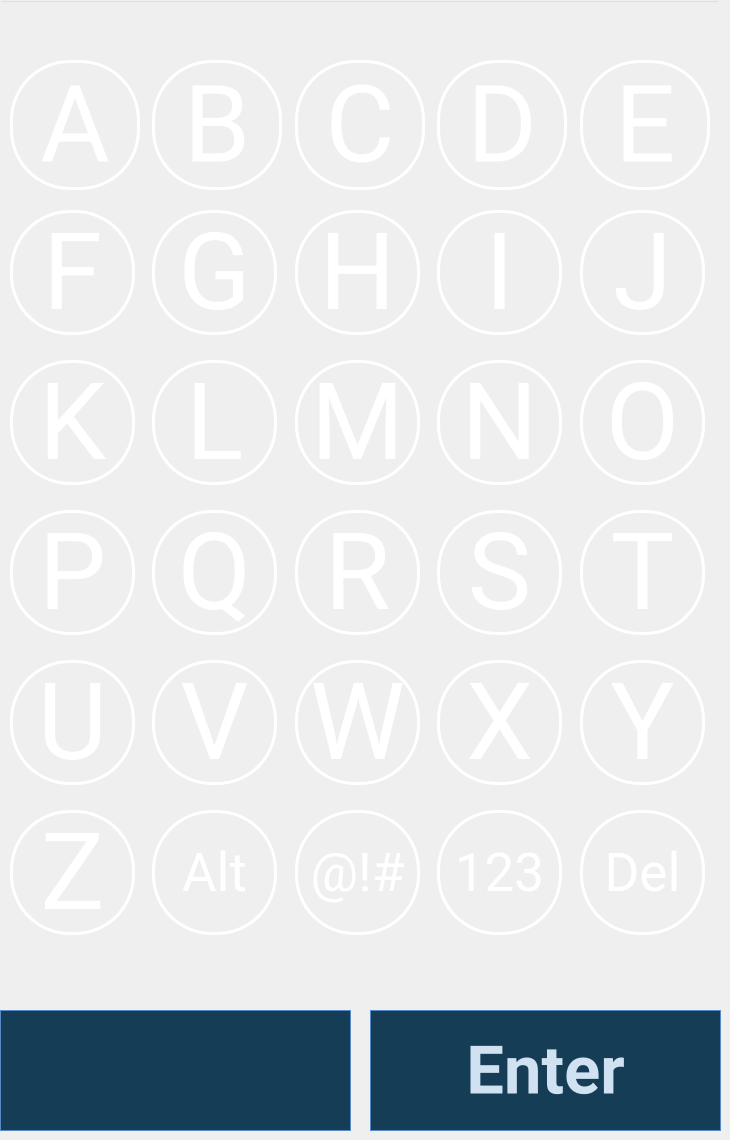
   <widget class="QWidget" name="pageAlphaUpperCase">
    <property name="font">
     <font>
      <family>Roboto</family>
     </font>
    </property>
    <widget class="QPushButton" name="buttonUpperK">
     <property name="geometry">
      <rect>
       <x>10</x>
       <y>360</y>
       <width>125</width>
       <height>125</height>
      </rect>
     </property>
     <property name="sizePolicy">
      <sizepolicy hsizetype="Fixed" vsizetype="Fixed">
       <horstretch>0</horstretch>
       <verstretch>0</verstretch>
      </sizepolicy>
     </property>
     <property name="font">
      <font>
       <family>Roboto</family>
       <pointsize>80</pointsize>
      </font>
     </property>
     <property name="styleSheet">
      <string notr="true">border: 3px solid rgb(255, 255, 255);
border-radius: 60%;
background-color: rgb(255, 255, 255,0);
color: rgb(255, 255, 255)</string>
     </property>
     <property name="text">
      <string>K</string>
     </property>
     <property name="iconSize">
      <size>
       <width>16</width>
       <height>16</height>
      </size>
     </property>
    </widget>
    <widget class="QPushButton" name="buttonUpperX">
     <property name="geometry">
      <rect>
       <x>437</x>
       <y>660</y>
       <width>125</width>
       <height>125</height>
      </rect>
     </property>
     <property name="sizePolicy">
      <sizepolicy hsizetype="Fixed" vsizetype="Fixed">
       <horstretch>0</horstretch>
       <verstretch>0</verstretch>
      </sizepolicy>
     </property>
     <property name="font">
      <font>
       <family>Roboto</family>
       <pointsize>80</pointsize>
      </font>
     </property>
     <property name="styleSheet">
      <string notr="true">border: 3px solid rgb(255, 255, 255);
border-radius: 60%;
background-color: rgb(255, 255, 255,0);
color: rgb(255, 255, 255)</string>
     </property>
     <property name="text">
      <string>X</string>
     </property>
     <property name="iconSize">
      <size>
       <width>16</width>
       <height>16</height>
      </size>
     </property>
    </widget>
    <widget class="QPushButton" name="buttonUpperI">
     <property name="geometry">
      <rect>
       <x>437</x>
       <y>210</y>
       <width>125</width>
       <height>125</height>
      </rect>
     </property>
     <property name="sizePolicy">
      <sizepolicy hsizetype="Fixed" vsizetype="Fixed">
       <horstretch>0</horstretch>
       <verstretch>0</verstretch>
      </sizepolicy>
     </property>
     <property name="font">
      <font>
       <family>Roboto</family>
       <pointsize>80</pointsize>
      </font>
     </property>
     <property name="styleSheet">
      <string notr="true">border: 3px solid rgb(255, 255, 255);
border-radius: 60%;
background-color: rgb(255, 255, 255,0);
color: rgb(255, 255, 255)</string>
     </property>
     <property name="text">
      <string>I</string>
     </property>
     <property name="iconSize">
      <size>
       <width>16</width>
       <height>16</height>
      </size>
     </property>
    </widget>
    <widget class="QPushButton" name="buttonUpperE">
     <property name="geometry">
      <rect>
       <x>580</x>
       <y>60</y>
       <width>130</width>
       <height>130</height>
      </rect>
     </property>
     <property name="sizePolicy">
      <sizepolicy hsizetype="Fixed" vsizetype="Fixed">
       <horstretch>0</horstretch>
       <verstretch>0</verstretch>
      </sizepolicy>
     </property>
     <property name="font">
      <font>
       <family>Roboto</family>
       <pointsize>80</pointsize>
      </font>
     </property>
     <property name="styleSheet">
      <string notr="true">border: 3px solid rgb(255, 255, 255);
border-radius: 60%;
background-color: rgb(255, 255, 255,0);
color: rgb(255, 255, 255)</string>
     </property>
     <property name="text">
      <string>E</string>
     </property>
     <property name="iconSize">
      <size>
       <width>16</width>
       <height>16</height>
      </size>
     </property>
    </widget>
    <widget class="QPushButton" name="buttonUpperV">
     <property name="geometry">
      <rect>
       <x>152</x>
       <y>660</y>
       <width>125</width>
       <height>125</height>
      </rect>
     </property>
     <property name="sizePolicy">
      <sizepolicy hsizetype="Fixed" vsizetype="Fixed">
       <horstretch>0</horstretch>
       <verstretch>0</verstretch>
      </sizepolicy>
     </property>
     <property name="font">
      <font>
       <family>Roboto</family>
       <pointsize>80</pointsize>
      </font>
     </property>
     <property name="styleSheet">
      <string notr="true">border: 3px solid rgb(255, 255, 255);
border-radius: 60%;
background-color: rgb(255, 255, 255,0);
color: rgb(255, 255, 255)</string>
     </property>
     <property name="text">
      <string>V</string>
     </property>
     <property name="iconSize">
      <size>
       <width>16</width>
       <height>16</height>
      </size>
     </property>
    </widget>
    <widget class="QPushButton" name="buttonUpperG">
     <property name="geometry">
      <rect>
       <x>152</x>
       <y>210</y>
       <width>125</width>
       <height>125</height>
      </rect>
     </property>
     <property name="sizePolicy">
      <sizepolicy hsizetype="Fixed" vsizetype="Fixed">
       <horstretch>0</horstretch>
       <verstretch>0</verstretch>
      </sizepolicy>
     </property>
     <property name="font">
      <font>
       <family>Roboto</family>
       <pointsize>80</pointsize>
      </font>
     </property>
     <property name="styleSheet">
      <string notr="true">border: 3px solid rgb(255, 255, 255);
border-radius: 60%;
background-color: rgb(255, 255, 255,0);
color: rgb(255, 255, 255)</string>
     </property>
     <property name="text">
      <string>G</string>
     </property>
     <property name="iconSize">
      <size>
       <width>16</width>
       <height>16</height>
      </size>
     </property>
    </widget>
    <widget class="QPushButton" name="buttonUpperNumeric">
     <property name="geometry">
      <rect>
       <x>437</x>
       <y>810</y>
       <width>125</width>
       <height>125</height>
      </rect>
     </property>
     <property name="sizePolicy">
      <sizepolicy hsizetype="Fixed" vsizetype="Fixed">
       <horstretch>0</horstretch>
       <verstretch>0</verstretch>
      </sizepolicy>
     </property>
     <property name="font">
      <font>
       <family>Roboto</family>
       <pointsize>40</pointsize>
      </font>
     </property>
     <property name="styleSheet">
      <string notr="true">border: 3px solid rgb(255, 255, 255);
border-radius: 60%;
background-color: rgb(255, 255, 255,0);
color: rgb(255, 255, 255)</string>
     </property>
     <property name="text">
      <string>123</string>
     </property>
     <property name="iconSize">
      <size>
       <width>16</width>
       <height>16</height>
      </size>
     </property>
    </widget>
    <widget class="QPushButton" name="buttonUpperB">
     <property name="geometry">
      <rect>
       <x>152</x>
       <y>60</y>
       <width>130</width>
       <height>130</height>
      </rect>
     </property>
     <property name="sizePolicy">
      <sizepolicy hsizetype="Fixed" vsizetype="Fixed">
       <horstretch>0</horstretch>
       <verstretch>0</verstretch>
      </sizepolicy>
     </property>
     <property name="font">
      <font>
       <family>Roboto</family>
       <pointsize>80</pointsize>
      </font>
     </property>
     <property name="styleSheet">
      <string notr="true">border: 3px solid rgb(255, 255, 255);
border-radius: 60%;
background-color: rgb(255, 255, 255,0);
color: rgb(255, 255, 255)</string>
     </property>
     <property name="text">
      <string>B</string>
     </property>
     <property name="iconSize">
      <size>
       <width>16</width>
       <height>16</height>
      </size>
     </property>
    </widget>
    <widget class="QPushButton" name="buttonUpperS">
     <property name="geometry">
      <rect>
       <x>437</x>
       <y>510</y>
       <width>125</width>
       <height>125</height>
      </rect>
     </property>
     <property name="sizePolicy">
      <sizepolicy hsizetype="Fixed" vsizetype="Fixed">
       <horstretch>0</horstretch>
       <verstretch>0</verstretch>
      </sizepolicy>
     </property>
     <property name="font">
      <font>
       <family>Roboto</family>
       <pointsize>80</pointsize>
      </font>
     </property>
     <property name="styleSheet">
      <string notr="true">border: 3px solid rgb(255, 255, 255);
border-radius: 60%;
background-color: rgb(255, 255, 255,0);
color: rgb(255, 255, 255)</string>
     </property>
     <property name="text">
      <string>S</string>
     </property>
     <property name="iconSize">
      <size>
       <width>16</width>
       <height>16</height>
      </size>
     </property>
    </widget>
    <widget class="QPushButton" name="buttonUpperC">
     <property name="geometry">
      <rect>
       <x>295</x>
       <y>60</y>
       <width>130</width>
       <height>130</height>
      </rect>
     </property>
     <property name="sizePolicy">
      <sizepolicy hsizetype="Fixed" vsizetype="Fixed">
       <horstretch>0</horstretch>
       <verstretch>0</verstretch>
      </sizepolicy>
     </property>
     <property name="font">
      <font>
       <family>Roboto</family>
       <pointsize>80</pointsize>
      </font>
     </property>
     <property name="styleSheet">
      <string notr="true">border: 3px solid rgb(255, 255, 255);
border-radius: 60%;
background-color: rgb(255, 255, 255,0);
color: rgb(255, 255, 255)</string>
     </property>
     <property name="text">
      <string>C</string>
     </property>
     <property name="iconSize">
      <size>
       <width>16</width>
       <height>16</height>
      </size>
     </property>
    </widget>
    <widget class="QPushButton" name="buttonUpperH">
     <property name="geometry">
      <rect>
       <x>295</x>
       <y>210</y>
       <width>125</width>
       <height>125</height>
      </rect>
     </property>
     <property name="sizePolicy">
      <sizepolicy hsizetype="Fixed" vsizetype="Fixed">
       <horstretch>0</horstretch>
       <verstretch>0</verstretch>
      </sizepolicy>
     </property>
     <property name="font">
      <font>
       <family>Roboto</family>
       <pointsize>80</pointsize>
      </font>
     </property>
     <property name="styleSheet">
      <string notr="true">border: 3px solid rgb(255, 255, 255);
border-radius: 60%;
background-color: rgb(255, 255, 255,0);
color: rgb(255, 255, 255)</string>
     </property>
     <property name="text">
      <string>H</string>
     </property>
     <property name="iconSize">
      <size>
       <width>16</width>
       <height>16</height>
      </size>
     </property>
    </widget>
    <widget class="QPushButton" name="buttonUpperO">
     <property name="geometry">
      <rect>
       <x>580</x>
       <y>360</y>
       <width>125</width>
       <height>125</height>
      </rect>
     </property>
     <property name="sizePolicy">
      <sizepolicy hsizetype="Fixed" vsizetype="Fixed">
       <horstretch>0</horstretch>
       <verstretch>0</verstretch>
      </sizepolicy>
     </property>
     <property name="font">
      <font>
       <family>Roboto</family>
       <pointsize>80</pointsize>
      </font>
     </property>
     <property name="styleSheet">
      <string notr="true">border: 3px solid rgb(255, 255, 255);
border-radius: 60%;
background-color: rgb(255, 255, 255,0);
color: rgb(255, 255, 255)</string>
     </property>
     <property name="text">
      <string>O</string>
     </property>
     <property name="iconSize">
      <size>
       <width>16</width>
       <height>16</height>
      </size>
     </property>
    </widget>
    <widget class="QPushButton" name="buttonUpperP">
     <property name="geometry">
      <rect>
       <x>10</x>
       <y>510</y>
       <width>125</width>
       <height>125</height>
      </rect>
     </property>
     <property name="sizePolicy">
      <sizepolicy hsizetype="Fixed" vsizetype="Fixed">
       <horstretch>0</horstretch>
       <verstretch>0</verstretch>
      </sizepolicy>
     </property>
     <property name="font">
      <font>
       <family>Roboto</family>
       <pointsize>80</pointsize>
      </font>
     </property>
     <property name="styleSheet">
      <string notr="true">border: 3px solid rgb(255, 255, 255);
border-radius: 60%;
background-color: rgb(255, 255, 255,0);
color: rgb(255, 255, 255)</string>
     </property>
     <property name="text">
      <string>P</string>
     </property>
     <property name="iconSize">
      <size>
       <width>16</width>
       <height>16</height>
      </size>
     </property>
    </widget>
    <widget class="QPushButton" name="buttonUpperR">
     <property name="geometry">
      <rect>
       <x>295</x>
       <y>510</y>
       <width>125</width>
       <height>125</height>
      </rect>
     </property>
     <property name="sizePolicy">
      <sizepolicy hsizetype="Fixed" vsizetype="Fixed">
       <horstretch>0</horstretch>
       <verstretch>0</verstretch>
      </sizepolicy>
     </property>
     <property name="font">
      <font>
       <family>Roboto</family>
       <pointsize>80</pointsize>
      </font>
     </property>
     <property name="styleSheet">
      <string notr="true">border: 3px solid rgb(255, 255, 255);
border-radius: 60%;
background-color: rgb(255, 255, 255,0);
color: rgb(255, 255, 255)</string>
     </property>
     <property name="text">
      <string>R</string>
     </property>
     <property name="iconSize">
      <size>
       <width>16</width>
       <height>16</height>
      </size>
     </property>
    </widget>
    <widget class="QPushButton" name="buttonUpperZ">
     <property name="geometry">
      <rect>
       <x>10</x>
       <y>810</y>
       <width>125</width>
       <height>125</height>
      </rect>
     </property>
     <property name="sizePolicy">
      <sizepolicy hsizetype="Fixed" vsizetype="Fixed">
       <horstretch>0</horstretch>
       <verstretch>0</verstretch>
      </sizepolicy>
     </property>
     <property name="font">
      <font>
       <family>Roboto</family>
       <pointsize>80</pointsize>
      </font>
     </property>
     <property name="styleSheet">
      <string notr="true">border: 3px solid rgb(255, 255, 255);
border-radius: 60%;
background-color: rgb(255, 255, 255,0);
color: rgb(255, 255, 255)</string>
     </property>
     <property name="text">
      <string>Z</string>
     </property>
     <property name="iconSize">
      <size>
       <width>16</width>
       <height>16</height>
      </size>
     </property>
    </widget>
    <widget class="QPushButton" name="buttonUpperDeleteLastChar">
     <property name="geometry">
      <rect>
       <x>580</x>
       <y>810</y>
       <width>125</width>
       <height>125</height>
      </rect>
     </property>
     <property name="sizePolicy">
      <sizepolicy hsizetype="Fixed" vsizetype="Fixed">
       <horstretch>0</horstretch>
       <verstretch>0</verstretch>
      </sizepolicy>
     </property>
     <property name="font">
      <font>
       <family>Roboto</family>
       <pointsize>40</pointsize>
      </font>
     </property>
     <property name="styleSheet">
      <string notr="true">border: 3px solid rgb(255, 255, 255);
border-radius: 60%;
background-color: rgb(255, 255, 255,0);
color: rgb(255, 255, 255)</string>
     </property>
     <property name="text">
      <string>Del</string>
     </property>
     <property name="iconSize">
      <size>
       <width>16</width>
       <height>16</height>
      </size>
     </property>
    </widget>
    <widget class="QPushButton" name="buttonUpperSymbols">
     <property name="geometry">
      <rect>
       <x>295</x>
       <y>810</y>
       <width>125</width>
       <height>125</height>
      </rect>
     </property>
     <property name="sizePolicy">
      <sizepolicy hsizetype="Fixed" vsizetype="Fixed">
       <horstretch>0</horstretch>
       <verstretch>0</verstretch>
      </sizepolicy>
     </property>
     <property name="font">
      <font>
       <family>Roboto</family>
       <pointsize>40</pointsize>
      </font>
     </property>
     <property name="styleSheet">
      <string notr="true">border: 3px solid rgb(255, 255, 255);
border-radius: 60%;
background-color: rgb(255, 255, 255,0);
color: rgb(255, 255, 255)</string>
     </property>
     <property name="text">
      <string>@!#</string>
     </property>
     <property name="iconSize">
      <size>
       <width>16</width>
       <height>16</height>
      </size>
     </property>
    </widget>
    <widget class="QPushButton" name="buttonUpperU">
     <property name="geometry">
      <rect>
       <x>10</x>
       <y>660</y>
       <width>125</width>
       <height>125</height>
      </rect>
     </property>
     <property name="sizePolicy">
      <sizepolicy hsizetype="Fixed" vsizetype="Fixed">
       <horstretch>0</horstretch>
       <verstretch>0</verstretch>
      </sizepolicy>
     </property>
     <property name="font">
      <font>
       <family>Roboto</family>
       <pointsize>80</pointsize>
      </font>
     </property>
     <property name="styleSheet">
      <string notr="true">border: 3px solid rgb(255, 255, 255);
border-radius: 60%;
background-color: rgb(255, 255, 255,0);
color: rgb(255, 255, 255)</string>
     </property>
     <property name="text">
      <string>U</string>
     </property>
     <property name="iconSize">
      <size>
       <width>16</width>
       <height>16</height>
      </size>
     </property>
    </widget>
    <widget class="QPushButton" name="buttonUpperT">
     <property name="geometry">
      <rect>
       <x>580</x>
       <y>510</y>
       <width>125</width>
       <height>125</height>
      </rect>
     </property>
     <property name="sizePolicy">
      <sizepolicy hsizetype="Fixed" vsizetype="Fixed">
       <horstretch>0</horstretch>
       <verstretch>0</verstretch>
      </sizepolicy>
     </property>
     <property name="font">
      <font>
       <family>Roboto</family>
       <pointsize>80</pointsize>
      </font>
     </property>
     <property name="styleSheet">
      <string notr="true">border: 3px solid rgb(255, 255, 255);
border-radius: 60%;
background-color: rgb(255, 255, 255,0);
color: rgb(255, 255, 255)</string>
     </property>
     <property name="text">
      <string>T</string>
     </property>
     <property name="iconSize">
      <size>
       <width>16</width>
       <height>16</height>
      </size>
     </property>
    </widget>
    <widget class="QPushButton" name="buttonUpperM">
     <property name="geometry">
      <rect>
       <x>295</x>
       <y>360</y>
       <width>125</width>
       <height>125</height>
      </rect>
     </property>
     <property name="sizePolicy">
      <sizepolicy hsizetype="Fixed" vsizetype="Fixed">
       <horstretch>0</horstretch>
       <verstretch>0</verstretch>
      </sizepolicy>
     </property>
     <property name="font">
      <font>
       <family>Roboto</family>
       <pointsize>80</pointsize>
      </font>
     </property>
     <property name="styleSheet">
      <string notr="true">border: 3px solid rgb(255, 255, 255);
border-radius: 60%;
background-color: rgb(255, 255, 255,0);
color: rgb(255, 255, 255)</string>
     </property>
     <property name="text">
      <string>M</string>
     </property>
     <property name="iconSize">
      <size>
       <width>16</width>
       <height>16</height>
      </size>
     </property>
    </widget>
    <widget class="QPushButton" name="buttonUpperAlt">
     <property name="geometry">
      <rect>
       <x>152</x>
       <y>810</y>
       <width>125</width>
       <height>125</height>
      </rect>
     </property>
     <property name="sizePolicy">
      <sizepolicy hsizetype="Fixed" vsizetype="Fixed">
       <horstretch>0</horstretch>
       <verstretch>0</verstretch>
      </sizepolicy>
     </property>
     <property name="font">
      <font>
       <family>Roboto</family>
       <pointsize>40</pointsize>
      </font>
     </property>
     <property name="styleSheet">
      <string notr="true">border: 3px solid rgb(255, 255, 255);
border-radius: 60%;
background-color: rgb(255, 255, 255,0);
color: rgb(255, 255, 255)</string>
     </property>
     <property name="text">
      <string>Alt</string>
     </property>
     <property name="iconSize">
      <size>
       <width>16</width>
       <height>16</height>
      </size>
     </property>
    </widget>
    <widget class="QPushButton" name="buttonUpperF">
     <property name="geometry">
      <rect>
       <x>10</x>
       <y>210</y>
       <width>125</width>
       <height>125</height>
      </rect>
     </property>
     <property name="sizePolicy">
      <sizepolicy hsizetype="Fixed" vsizetype="Fixed">
       <horstretch>0</horstretch>
       <verstretch>0</verstretch>
      </sizepolicy>
     </property>
     <property name="font">
      <font>
       <family>Roboto</family>
       <pointsize>80</pointsize>
      </font>
     </property>
     <property name="styleSheet">
      <string notr="true">border: 3px solid rgb(255, 255, 255);
border-radius: 60%;
background-color: rgb(255, 255, 255,0);
color: rgb(255, 255, 255)</string>
     </property>
     <property name="text">
      <string>F</string>
     </property>
     <property name="iconSize">
      <size>
       <width>16</width>
       <height>16</height>
      </size>
     </property>
    </widget>
    <widget class="QPushButton" name="buttonUpperA">
     <property name="geometry">
      <rect>
       <x>10</x>
       <y>60</y>
       <width>130</width>
       <height>130</height>
      </rect>
     </property>
     <property name="sizePolicy">
      <sizepolicy hsizetype="Fixed" vsizetype="Fixed">
       <horstretch>0</horstretch>
       <verstretch>0</verstretch>
      </sizepolicy>
     </property>
     <property name="font">
      <font>
       <family>Roboto</family>
       <pointsize>80</pointsize>
      </font>
     </property>
     <property name="styleSheet">
      <string notr="true">border: 3px solid rgb(255, 255, 255);
border-radius: 60%;
background-color: rgb(255, 255, 255,0);
color: rgb(255, 255, 255)</string>
     </property>
     <property name="text">
      <string>A</string>
     </property>
     <property name="iconSize">
      <size>
       <width>16</width>
       <height>16</height>
      </size>
     </property>
    </widget>
    <widget class="QPushButton" name="buttonUpperW">
     <property name="geometry">
      <rect>
       <x>295</x>
       <y>660</y>
       <width>125</width>
       <height>125</height>
      </rect>
     </property>
     <property name="sizePolicy">
      <sizepolicy hsizetype="Fixed" vsizetype="Fixed">
       <horstretch>0</horstretch>
       <verstretch>0</verstretch>
      </sizepolicy>
     </property>
     <property name="font">
      <font>
       <family>Roboto</family>
       <pointsize>80</pointsize>
      </font>
     </property>
     <property name="styleSheet">
      <string notr="true">border: 3px solid rgb(255, 255, 255);
border-radius: 60%;
background-color: rgb(255, 255, 255,0);
color: rgb(255, 255, 255)</string>
     </property>
     <property name="text">
      <string>W</string>
     </property>
     <property name="iconSize">
      <size>
       <width>16</width>
       <height>16</height>
      </size>
     </property>
    </widget>
    <widget class="QPushButton" name="buttonUpperD">
     <property name="geometry">
      <rect>
       <x>437</x>
       <y>60</y>
       <width>130</width>
       <height>130</height>
      </rect>
     </property>
     <property name="sizePolicy">
      <sizepolicy hsizetype="Fixed" vsizetype="Fixed">
       <horstretch>0</horstretch>
       <verstretch>0</verstretch>
      </sizepolicy>
     </property>
     <property name="font">
      <font>
       <family>Roboto</family>
       <pointsize>80</pointsize>
      </font>
     </property>
     <property name="styleSheet">
      <string notr="true">border: 3px solid rgb(255, 255, 255);
border-radius: 60%;
background-color: rgb(255, 255, 255,0);
color: rgb(255, 255, 255)</string>
     </property>
     <property name="text">
      <string>D</string>
     </property>
     <property name="iconSize">
      <size>
       <width>16</width>
       <height>16</height>
      </size>
     </property>
    </widget>
    <widget class="QPushButton" name="buttonUpperQ">
     <property name="geometry">
      <rect>
       <x>152</x>
       <y>510</y>
       <width>125</width>
       <height>125</height>
      </rect>
     </property>
     <property name="sizePolicy">
      <sizepolicy hsizetype="Fixed" vsizetype="Fixed">
       <horstretch>0</horstretch>
       <verstretch>0</verstretch>
      </sizepolicy>
     </property>
     <property name="font">
      <font>
       <family>Roboto</family>
       <pointsize>80</pointsize>
      </font>
     </property>
     <property name="styleSheet">
      <string notr="true">border: 3px solid rgb(255, 255, 255);
border-radius: 60%;
background-color: rgb(255, 255, 255,0);
color: rgb(255, 255, 255)</string>
     </property>
     <property name="text">
      <string>Q</string>
     </property>
     <property name="iconSize">
      <size>
       <width>16</width>
       <height>16</height>
      </size>
     </property>
    </widget>
    <widget class="QPushButton" name="buttonUpperJ">
     <property name="geometry">
      <rect>
       <x>580</x>
       <y>210</y>
       <width>125</width>
       <height>125</height>
      </rect>
     </property>
     <property name="sizePolicy">
      <sizepolicy hsizetype="Fixed" vsizetype="Fixed">
       <horstretch>0</horstretch>
       <verstretch>0</verstretch>
      </sizepolicy>
     </property>
     <property name="font">
      <font>
       <family>Roboto</family>
       <pointsize>80</pointsize>
      </font>
     </property>
     <property name="styleSheet">
      <string notr="true">border: 3px solid rgb(255, 255, 255);
border-radius: 60%;
background-color: rgb(255, 255, 255,0);
color: rgb(255, 255, 255)</string>
     </property>
     <property name="text">
      <string>J</string>
     </property>
     <property name="iconSize">
      <size>
       <width>16</width>
       <height>16</height>
      </size>
     </property>
    </widget>
    <widget class="QPushButton" name="buttonUpperY">
     <property name="geometry">
      <rect>
       <x>580</x>
       <y>660</y>
       <width>125</width>
       <height>125</height>
      </rect>
     </property>
     <property name="sizePolicy">
      <sizepolicy hsizetype="Fixed" vsizetype="Fixed">
       <horstretch>0</horstretch>
       <verstretch>0</verstretch>
      </sizepolicy>
     </property>
     <property name="font">
      <font>
       <family>Roboto</family>
       <pointsize>80</pointsize>
      </font>
     </property>
     <property name="styleSheet">
      <string notr="true">border: 3px solid rgb(255, 255, 255);
border-radius: 60%;
background-color: rgb(255, 255, 255,0);
color: rgb(255, 255, 255)</string>
     </property>
     <property name="text">
      <string>Y</string>
     </property>
     <property name="iconSize">
      <size>
       <width>16</width>
       <height>16</height>
      </size>
     </property>
    </widget>
    <widget class="QPushButton" name="buttonUpperL">
     <property name="geometry">
      <rect>
       <x>152</x>
       <y>360</y>
       <width>125</width>
       <height>125</height>
      </rect>
     </property>
     <property name="sizePolicy">
      <sizepolicy hsizetype="Fixed" vsizetype="Fixed">
       <horstretch>0</horstretch>
       <verstretch>0</verstretch>
      </sizepolicy>
     </property>
     <property name="font">
      <font>
       <family>Roboto</family>
       <pointsize>80</pointsize>
      </font>
     </property>
     <property name="styleSheet">
      <string notr="true">border: 3px solid rgb(255, 255, 255);
border-radius: 60%;
background-color: rgb(255, 255, 255,0);
color: rgb(255, 255, 255)</string>
     </property>
     <property name="text">
      <string>L</string>
     </property>
     <property name="iconSize">
      <size>
       <width>16</width>
       <height>16</height>
      </size>
     </property>
    </widget>
    <widget class="QPushButton" name="buttonUpperN">
     <property name="geometry">
      <rect>
       <x>437</x>
       <y>360</y>
       <width>125</width>
       <height>125</height>
      </rect>
     </property>
     <property name="sizePolicy">
      <sizepolicy hsizetype="Fixed" vsizetype="Fixed">
       <horstretch>0</horstretch>
       <verstretch>0</verstretch>
      </sizepolicy>
     </property>
     <property name="font">
      <font>
       <family>Roboto</family>
       <pointsize>80</pointsize>
      </font>
     </property>
     <property name="styleSheet">
      <string notr="true">border: 3px solid rgb(255, 255, 255);
border-radius: 60%;
background-color: rgb(255, 255, 255,0);
color: rgb(255, 255, 255)</string>
     </property>
     <property name="text">
      <string>N</string>
     </property>
     <property name="iconSize">
      <size>
       <width>16</width>
       <height>16</height>
      </size>
     </property>
    </widget>
    <widget class="QLineEdit" name="aLineEditUpperCaseValueEntered">
     <property name="geometry">
      <rect>
       <x>0</x>
       <y>0</y>
       <width>720</width>
       <height>50</height>
      </rect>
     </property>
     <property name="font">
      <font>
       <family>Roboto</family>
       <pointsize>30</pointsize>
      </font>
     </property>
     <property name="styleSheet">
      <string notr="true">background-color: rgb(255, 255, 255,0);
color: rgb(255, 255, 255);</string>
     </property>
     <property name="alignment">
      <set>Qt::AlignCenter</set>
     </property>
    </widget>
    <widget class="QPushButton" name="buttonAlphaUpperBack">
     <property name="geometry">
      <rect>
       <x>0</x>
       <y>1010</y>
       <width>351</width>
       <height>121</height>
      </rect>
     </property>
     <property name="font">
      <font>
       <family>Roboto</family>
       <pointsize>14</pointsize>
       <weight>75</weight>
       <bold>true</bold>
      </font>
     </property>
     <property name="styleSheet">
      <string notr="true">border: 1px solid rgb(87, 138, 198);
border-radius: 70%;
background-color: rgb(22,61,86);
color: rgb(208,225,241)</string>
     </property>
     <property name="text">
      <string/>
     </property>
     <property name="icon">
      <iconset resource="resources.qrc">
       <normaloff>:/Images/XatekUI_BackArrow.png</normaloff>:/Images/XatekUI_BackArrow.png</iconset>
     </property>
     <property name="iconSize">
      <size>
       <width>73</width>
       <height>62</height>
      </size>
     </property>
    </widget>
    <widget class="QPushButton" name="buttonAlphaUpperEnter">
     <property name="geometry">
      <rect>
       <x>370</x>
       <y>1010</y>
       <width>351</width>
       <height>121</height>
      </rect>
     </property>
     <property name="font">
      <font>
       <family>Roboto</family>
       <pointsize>50</pointsize>
       <weight>75</weight>
       <bold>true</bold>
      </font>
     </property>
     <property name="styleSheet">
      <string notr="true">border: 1px solid rgb(87, 138, 198);
border-radius: 70%;
background-color: rgb(22,61,86);
color: rgb(208,225,241)</string>
     </property>
     <property name="text">
      <string>Enter</string>
     </property>
     <property name="iconSize">
      <size>
       <width>170</width>
       <height>86</height>
      </size>
     </property>
    </widget>
   </widget>
